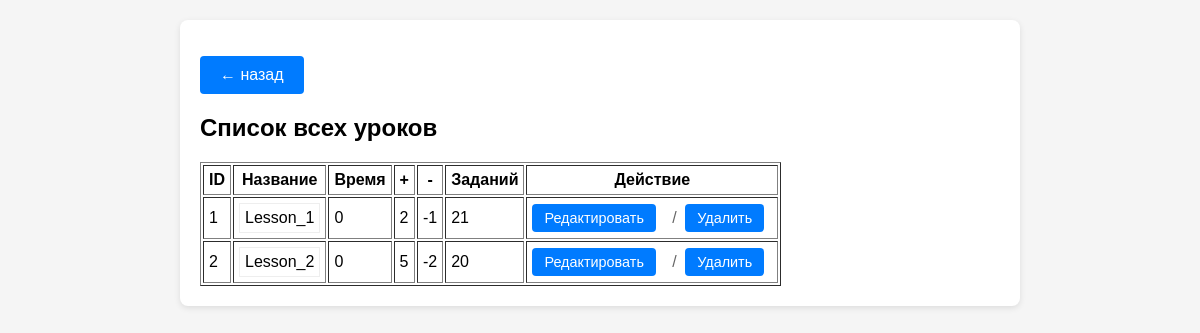
Page /dashboard/testing_management/lesson_list (signed in) on the committed database.
### app.py (models this page shows, shortened)
class Lesson(db.Model):
    __tablename__ = 'Lessons'
    id = db.Column(db.Integer, primary_key=True)
    name = db.Column(db.String(64), unique=True, nullable=False)
    time = db.Column(db.Integer, nullable=False)
    price_correct = db.Column(db.Integer, default=1)
    price_wrong = db.Column(db.Integer, default=-1)
    questions = db.Column(db.JSON, nullable=False)

### app.py (the view)
@app.route('/dashboard/testing_management/lesson_list')
def lesson_list():
    if not check_privileges():
        return redirect(url_for('ErAuth'))
    lessons = Lesson.query.order_by(Lesson.id).all()
    return render_template(mgn + 'lesson_list.html', lessons=lessons)

### app.py (called while the page is built)
@login_manager.user_loader
def load_user(user_id):
    return User.query.get(int(user_id))

def check_privileges():
    curent_user = User.query.filter(
        User.username.ilike(
            session.get('curent_user')
        )
    ).first()
    print("DEBUD: curent user is",curent_user)
    print("DEBUG: curent user privileges -",curent_user.is_admin)
    if not curent_user or not curent_user.is_admin:
        return False
    else:
        return True

    def __repr__(self):
        return f'<User {self.username}>'

    @property
    def is_admin(self):
        return self.privileges

### templates/templateM/lesson_list.html (shortened to what this page needs)
{% extends 'base.html' %}
{% block content %}
<p><a href="{{ url_for('testing_management') }}" class="btn">← назад</a></p>
<h2>Список всех уроков</h2>
<table border="1" cellpadding="5" id="lessonsTable">
  <tr>
    <th>ID</th><th>Название</th><th>Время</th><th>+</th><th>-</th><th>Заданий</th><th>Действие</th>
  </tr>
  {% for l in lessons %}
  <tr class="less_row">
    <td>{{ l.id }}</td>
    <td>
      <div style="max-height: 150px; overflow-y: auto; border: 1px solid #eee; padding: 5px;">
        {{ l.name }}
      </div>
    </td>
    <td>{{ l.time }}</td>
    <td>{{ l.price_correct }}</td>
    <td>{{ l.price_wrong }}</td>
    <td>{{ l.questions|length }}</td>
    <td>
      <div class="actions">
          <a href="{{ url_for('lesson_edit', less_id=l.id) }}"
             class="btn btn-action">Редактировать</a>
          <span class="action-divider">/</span>
          <form action="{{ url_for('DB_msg_delete', msg_id=l.id) }}"
                method="post" style="display:inline;">
              <button type="submit"
                      onclick="return confirm('Удалить?')"
                      class="btn btn-action">Удалить</button>
          </form>
      </div>
    </td>
  </tr>
  {% endfor %}
</table>
{% endblock %}
{% set show_footer = False %}

### templates/base.html (shortened to what this page needs)
<!doctype html>
<html lang="ru">
<head>
{% block header %}
<link rel="stylesheet" href="{{ url_for('static', filename='style.css') }}">
{% endblock  %}
</head>
<body>
<div class="container">
  {% block content %}{% endblock %}
</div>
</body>
</html>

### static/style.css (style rules this page uses)
body { font-family:Arial,sans-serif;margin:0;padding:20px;background:#f5f5f5 }
.container { max-width:800px; margin:auto; background:white; padding:20px; border-radius:8px; box-shadow:0 2px 6px rgba(0,0,0,.1) }
button { padding:10px 20px; background:#007bff; color:white; border:none; border-radius:4px; cursor:pointer }
button, .btn { padding: 10px 20px; background:#007bff; color:white; border:none; border-radius:4px; cursor:pointer; font-size:1rem; }
a.btn { display:inline-block; text-decoration:none; }
.btn-action { padding:6px 12px; font-size:.9rem; margin-right:8px; white-space:nowrap; }
.action-divider { color:#666; margin:0 4px; }

### rows in the picture
Lesson: id "1", name "Lesson_1", time "0", price_correct "2", price_wrong "-1", questions|length "21"
Lesson: id "2", name "Lesson_2", time "0", price_correct "5", price_wrong "-2", questions|length "20"
